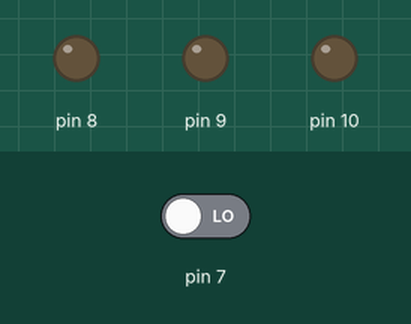
Bench run of a sketch on a simulated Arduino Uno, built with avr-gcc and run on an emulated ATmega328P. On the bench: output pins drawn as LEDs (lit = HIGH). Dashed ring = blinking. The inputs (shaded band) are chosen by the test bench; at power-on: pin 7 LOW.

Above: at 1.2 s.
1.3 s: pin 7 driven HIGH
At 1.7 s:
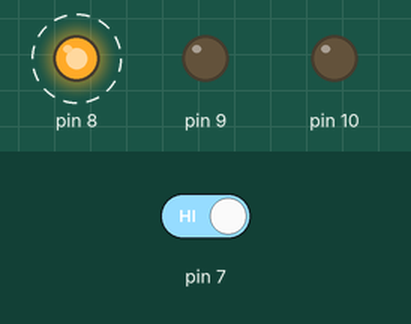
At 2.2 s:
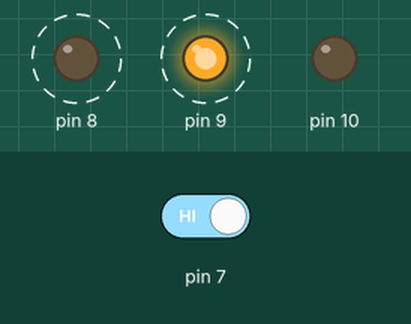
4.3 s: pin 7 driven LOW
At 4.8 s:
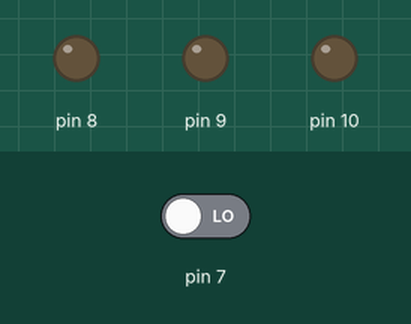
Timing chart, 0 to 7.3 s (numbered marks = the images above; inputs shaded):
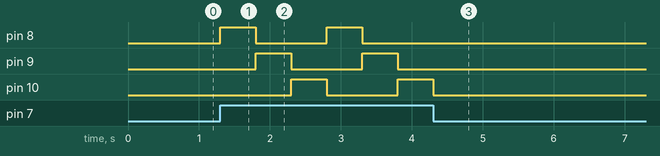

The sketch:

three_blink.ino
```cpp
/* Group Members
* Joseph Schurer
* Mahya Waddell
* Michael Etter
*
* DID THIS WORK?
*/

void setup() {
  pinMode(9, OUTPUT);
  pinMode(7, INPUT);
  pinMode(8,OUTPUT);
  pinMode(10,OUTPUT);

}

void loop() {
  if(digitalRead(7) == HIGH){
    digitalWrite(8,HIGH);
    delay(500);
    digitalWrite(8,LOW);
    digitalWrite(9, HIGH);
    delay(500);
    digitalWrite(9, LOW);
    digitalWrite(10,HIGH);
    delay(500);
    digitalWrite(10,LOW);
  } else {
    digitalWrite(8, LOW);
    digitalWrite(9, LOW);
    digitalWrite(10, LOW);
  }
}
```

Measured:
- after the input at 1.3 s, pin 8: alternates HIGH for 0.50 s and LOW for 1.0 s, starting at once; pin 9: alternates HIGH for 0.50 s and LOW for 1.0 s, starting after 0.50 s; pin 10: LOW → HIGH after 1.0 s, → LOW 0.50 s later, → HIGH 1.0 s later
- after the input at 4.3 s, pin 8, pin 9: stops changing and stays LOW; pin 10: goes on until 4.3 s, then stays LOW
